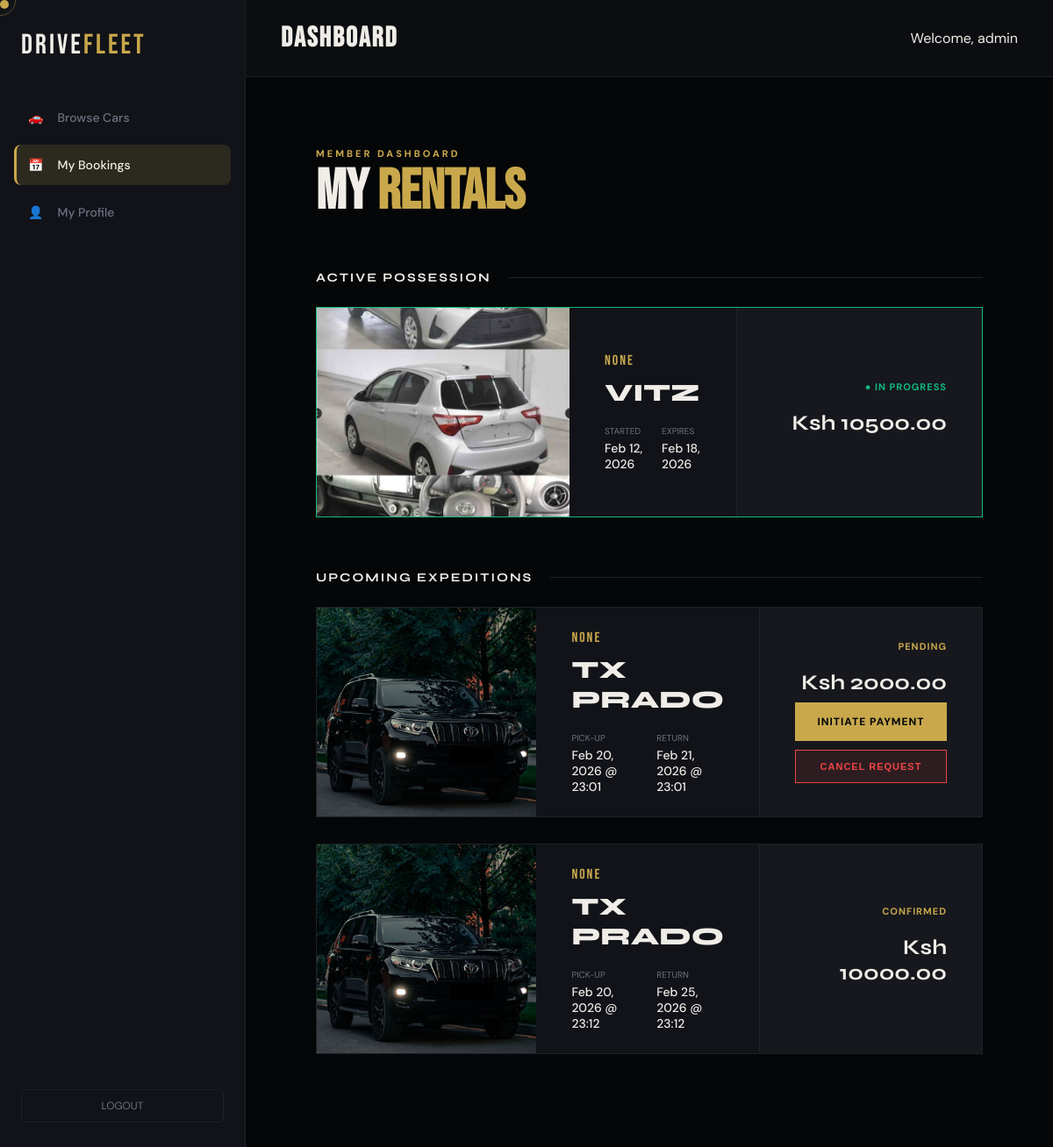
The app's page /bookings/my-bookings/ (signed in) with its own data.
### bookings/models.py (models this page shows, shortened)
class Booking(models.Model):
    STATUS_CHOICES = [
        ('pending', 'Pending'),
        ('confirmed', 'Confirmed'),
        ('active', 'Active'),
        ('completed', 'Completed'),
        ('cancelled', 'Cancelled'),
    ]
    customer = models.ForeignKey(settings.AUTH_USER_MODEL, on_delete=models.CASCADE)
    car = models.ForeignKey(Car, on_delete=models.CASCADE)
    pickup_date = models.DateTimeField()
    return_date = models.DateTimeField()
    total_price = models.DecimalField(max_digits=10, decimal_places=2, default=0.00)
    status = models.CharField(max_length=20, choices=STATUS_CHOICES, default='pending')
    created_at = models.DateTimeField(auto_now_add=True)
    booking_reference = models.CharField(max_length=12,
                unique=True, editable=False, null=True, blank=True)
    customer = models.ForeignKey(settings.AUTH_USER_MODEL, on_delete=models.CASCADE, related_name='bookings')
    car = models.ForeignKey(Car, on_delete=models.CASCADE, related_name='bookings')
    pickup_date = models.DateTimeField()
    return_date = models.DateTimeField()
    created_at = models.DateTimeField(auto_now_add=True)
    total_price = models.DecimalField(max_digits=12, decimal_places=2)
    status = models.CharField(max_length=20, choices=STATUS_CHOICES, default='pending')
    class Meta:
        ordering = ['-created_at']

### fleet/models.py (models this page shows, shortened)
class Car(models.Model):
    STATUS_CHOICES = [
        ('available', 'Available'),
        ('booked', 'Booked'),
        ('maintenance', 'In Maintenance'),
    ]
    name = models.CharField(max_length=100, help_text="e.g. Toyota Prado")
    plate_number = models.CharField(max_length=20, unique=True)
    image = models.ImageField(upload_to='cars/')
    daily_rate = models.DecimalField(max_digits=10, decimal_places=2)
    is_available = models.BooleanField(default=True)
    brand = models.CharField(max_length=50, blank=True, null=True)
    status = models.CharField(max_length=20, choices=STATUS_CHOICES, default='available')
    description = models.TextField(blank=True, null=True)
    latitude = models.FloatField(default=-1.286389)
    longitude = models.FloatField(default=36.817223)
    last_updated = models.DateTimeField(auto_now=True)

### bookings/views.py (the view)
# urls.py: path('my-bookings/', views.my_bookings, name='my_bookings'),
@login_required
def my_bookings(request):
    now = timezone.now()
    all_user_bookings = Booking.objects.filter(customer=request.user).select_related('car')
    active_bookings = all_user_bookings.filter(
        status='confirmed',
        pickup_date__lte=now,
        return_date__gte=now
    )
    upcoming_bookings = all_user_bookings.filter(
        pickup_date__gt=now
    ).exclude(status__in=['cancelled', 'completed'])
    past_bookings = all_user_bookings.filter(
        return_date__lt=now
    ) | all_user_bookings.filter(status__in=['cancelled', 'completed'])
    context = {
        'active_bookings': active_bookings,
        'upcoming_bookings': upcoming_bookings.order_by('pickup_date'),
        'past_bookings': past_bookings.order_by('-return_date'),
    }
    return render(request, 'bookings/my_bookings.html', context)

### bookings/templates/bookings/my_bookings.html (shortened to what this page needs)
{% extends 'base.html' %}
{% block content %}
<div class="dashboard-wrapper">
    <header class="header-group">
        <span class="subtitle">Member Dashboard</span>
        <h1 class="main-title">MY <span style="color: #c9a84c;">RENTALS</span></h1>
    </header>
    {% if active_bookings %}
        <div class="section-label">Active Possession</div>
        {% for booking in active_bookings %}
            <div class="booking-card" style="border-color: #10b981;">
                <div class="car-hero">
                    <img src="{{ booking.car.image.url }}" alt="{{ booking.car.name }}">
                </div>
                <div class="car-details">
                    <div class="ref-no">{{ booking.booking_reference }}</div>
                    <h2 class="car-name-title">
                        {% if booking.car.brand not in booking.car.name %}{{ booking.car.brand }}{% endif %} {{ booking.car.name }}
                    </h2>
                    <div class="date-grid">
                        <div class="date-item">
                            <span>Started</span>
                            <p>{{ booking.pickup_date|date:"M d, Y" }}</p>
                        </div>
                        <div class="date-item">
                            <span>Expires</span>
                            <p>{{ booking.return_date|date:"M d, Y" }}</p>
                        </div>
                    </div>
                </div>
                <div class="card-actions-sidebar">
                    <div class="status-text" style="color: #10b981;">● In Progress</div>
                    <div class="price-tag-large">Ksh {{ booking.total_price }}</div>
                </div>
            </div>
        {% endfor %}
    {% endif %}
    <div class="section-label">Upcoming Expeditions</div>
    {% if upcoming_bookings %}
        {% for booking in upcoming_bookings %}
            <div class="booking-card">
                <div class="car-hero">
                    <img src="{{ booking.car.image.url }}" alt="{{ booking.car.name }}">
                </div>
                <div class="car-details">
                    <div class="ref-no">{{ booking.booking_reference }}</div>
                    <h2 class="car-name-title">
                        {% if booking.car.brand not in booking.car.name %}{{ booking.car.brand }}{% endif %} {{ booking.car.name }}
                    </h2>
                    <div class="date-grid">
                        <div class="date-item">
                            <span>Pick-up</span>
                            <p>{{ booking.pickup_date|date:"M d, Y @ H:i" }}</p>
                        </div>
                        <div class="date-item">
                            <span>Return</span>
                            <p>{{ booking.return_date|date:"M d, Y @ H:i" }}</p>
                        </div>
                    </div>
                </div>
                <div class="card-actions-sidebar">
                    <div class="status-text">{{ booking.get_status_display }}</div>
                    <div class="price-tag-large">Ksh {{ booking.total_price }}</div>
                    {% if booking.status == 'pending' %}
                        <a href="{% url 'payments:process_payment' booking.id %}" class="btn-action-primary">Initiate Payment</a>
                        <form action="{% url 'bookings:cancel_booking' booking.id %}" method="POST">
                            <button type="submit" class="btn-cancel-red" onclick="return confirm('Cancel reservation?')">Cancel Request</button>
                        </form>
                    {% endif %}
                </div>
            </div>
        {% endfor %}
    {% else %}
        <p style="color: #6b7280; text-align: center; padding: 40px;">No upcoming reservations found.</p>
    {% endif %}
</div>
{% endblock %}

### templates/base.html (shortened to what this page needs)
{% load static %}
<!DOCTYPE html>
<html lang="en">
<head>
</head>
<body>
<aside class="sidebar" id="sidebar">
    <div class="sidebar-header">
        <a href="/" class="sidebar-logo">Drive<span>Fleet</span></a>
    </div>
    <ul class="sidebar-menu">
        <li>
            <a href="{% url 'fleet:car_list' %}" class="{% if 'fleet' in request.path and 'my-bookings' not in request.path %}active{% endif %}">
                <span>🚗</span> Browse Cars
            </a>
        </li>
        <li>
            <a href="{% url 'bookings:my_bookings' %}" class="{% if 'bookings' in request.path %}active{% endif %}">
                <span>📅</span> My Bookings
            </a>
        </li>
        <li>
            <a href="{% url 'accounts:profile' %}" class="{% if 'accounts' in request.path %}active{% endif %}">
                <span>👤</span> My Profile
            </a>
        </li>
    </ul>
    <div class="sidebar-footer">
        {% if user.is_authenticated %}
        <a href="{% url 'accounts:logout' %}" class="btn-logout">Logout</a>
        {% endif %}
    </div>
</aside>
<main class="main-content">
    <header class="dashboard-header">
        <h1 class="header-title">{% block page_title %}Dashboard{% endblock %}</h1>
        <div class="header-welcome">Welcome, {{ user.username }}</div>
    </header>
    <div class="content-wrapper">
        {% block content %}{% endblock %}
    </div>
</main>
</body>
</html>

### bookings/templates/bookings/my_bookings.html (style rules this page uses)
.dashboard-wrapper { padding: 40px; max-width: 1200px; margin: 0 auto; color: #f0ede8; }
.header-group { margin-bottom: 50px; }
.subtitle { color: #c9a84c; font-size: 11px; font-weight: 800; letter-spacing: 3px; text-transform: uppercase; margin-bottom: 8px; display: block; }
.main-title { font-family: 'Bebas Neue', sans-serif; font-size: 64px; line-height: 0.9; margin: 0; }
.section-label { font-family: 'Syne', sans-serif; font-size: 14px; font-weight: 700; text-transform: uppercase; letter-spacing: 2px; margin: 60px 0 25px 0; display: flex; align-items: center; gap: 20px; }
.section-label::after { content: ''; flex: 1; height: 1px; background: #1e2128; }
.booking-card { background: #111318; border: 1px solid #1e2128; display: flex; height: 240px; margin-bottom: 30px; transition: all 0.4s cubic-bezier(0.165, 0.84, 0.44, 1); overflow: hidden; }
.car-hero { width: 38%; height: 100%; overflow: hidden; background: #000; position: relative; }
.car-hero img { width: 100%; height: 100%; object-fit: cover; transition: 0.6s ease; }
.car-details { flex: 1; padding: 40px; display: flex; flex-direction: column; justify-content: center; }
.ref-no { font-family: 'Bebas Neue', sans-serif; color: #c9a84c; font-size: 16px; letter-spacing: 2px; margin-bottom: 10px; }
.car-name-title { font-family: 'Syne', sans-serif; font-size: 28px; font-weight: 800; text-transform: uppercase; margin-bottom: 20px; }
.date-grid { display: grid; grid-template-columns: 1fr 1fr; gap: 20px; max-width: 400px; }
.date-item span { display: block; font-size: 10px; text-transform: uppercase; color: #6b7280; margin-bottom: 4px; }
.date-item p { font-size: 14px; font-weight: 500; }
.card-actions-sidebar { width: 280px; background: rgba(255,255,255,0.02); border-left: 1px solid #1e2128; padding: 40px; display: flex; flex-direction: column; justify-content: center; text-align: right; }
.price-tag-large { font-family: 'Syne', sans-serif; font-size: 24px; font-weight: 700; margin-bottom: 8px; }
.status-text { font-size: 11px; font-weight: 700; text-transform: uppercase; letter-spacing: 1px; color: #c9a84c; margin-bottom: 20px; }
.btn-action-primary { background: #c9a84c; color: #050608; text-decoration: none; padding: 14px; font-weight: 800; font-size: 12px; text-transform: uppercase; letter-spacing: 1px; text-align: center; transition: 0.3s; }
.btn-cancel-red { background: rgba(239, 68, 68, 0.1); color: #ef4444; border: 1px solid #ef4444; text-decoration: none; padding: 12px; font-weight: 700; font-size: 11px; text-transform: uppercase; letter-spacing: 1px; text-align: center; transition: all 0.3s ease; width: 100%; margin-top: 10px; cursor: pointer; }

### records on screen
Booking: car.image (picture), booking_reference "None", car.name "VITZ", pickup_date "Feb 12, 2026", return_date "Feb 18, 2026", total_price "10500.00"
Booking: car.image (picture), booking_reference "None", car.brand "TX", car.name "PRADO", pickup_date "Feb 20, 2026 @ 23:01", return_date "Feb 21, 2026 @ 23:01", status "PENDING", total_price "2000.00", shows "INITIATE PAYMENT"
Booking: car.image (picture), booking_reference "None", car.brand "TX", car.name "PRADO", pickup_date "Feb 20, 2026 @ 23:12", return_date "Feb 25, 2026 @ 23:12", status "CONFIRMED", total_price "10000.00"

### other values on screen
{{ user.username }} "admin"
